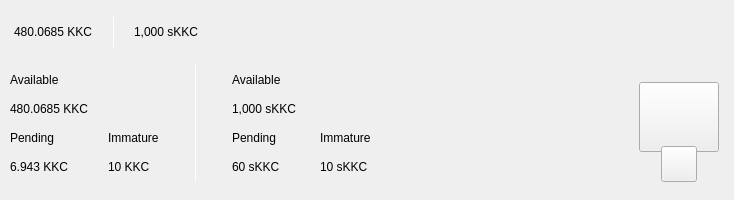
<?xml version="1.0" encoding="UTF-8"?>
<ui version="4.0">
 <class>TopBar</class>
 <widget class="QWidget" name="TopBar">
  <property name="geometry">
   <rect>
    <x>0</x>
    <y>0</y>
    <width>734</width>
    <height>200</height>
   </rect>
  </property>
  <property name="minimumSize">
   <size>
    <width>0</width>
    <height>200</height>
   </size>
  </property>
  <property name="maximumSize">
   <size>
    <width>16777215</width>
    <height>200</height>
   </size>
  </property>
  <property name="windowTitle">
   <string>Form</string>
  </property>
  <layout class="QVBoxLayout" name="verticalLayout_10" stretch="0">
   <property name="spacing">
    <number>0</number>
   </property>
   <property name="leftMargin">
    <number>0</number>
   </property>
   <property name="topMargin">
    <number>0</number>
   </property>
   <property name="rightMargin">
    <number>0</number>
   </property>
   <property name="bottomMargin">
    <number>0</number>
   </property>
   <item>
    <widget class="PFBorderImage" name="containerTop" native="true">
     <layout class="QVBoxLayout" name="verticalLayout_11">
      <property name="spacing">
       <number>0</number>
      </property>
      <property name="leftMargin">
       <number>0</number>
      </property>
      <property name="topMargin">
       <number>0</number>
      </property>
      <property name="rightMargin">
       <number>0</number>
      </property>
      <property name="bottomMargin">
       <number>0</number>
      </property>
      <item>
       <widget class="QWidget" name="top_container_2" native="true">
        <property name="minimumSize">
         <size>
          <width>0</width>
          <height>65</height>
         </size>
        </property>
        <layout class="QHBoxLayout" name="top_container">
         <property name="spacing">
          <number>0</number>
         </property>
         <property name="leftMargin">
          <number>14</number>
         </property>
         <property name="topMargin">
          <number>0</number>
         </property>
         <property name="rightMargin">
          <number>14</number>
         </property>
         <property name="bottomMargin">
          <number>0</number>
         </property>
         <item alignment="Qt::AlignVCenter">
          <widget class="QWidget" name="widgetTopAmount" native="true">
           <property name="sizePolicy">
            <sizepolicy hsizetype="Preferred" vsizetype="Maximum">
             <horstretch>0</horstretch>
             <verstretch>0</verstretch>
            </sizepolicy>
           </property>
           <layout class="QHBoxLayout" name="horizontalLayout_5">
            <property name="spacing">
             <number>0</number>
            </property>
            <property name="leftMargin">
             <number>0</number>
            </property>
            <property name="topMargin">
             <number>0</number>
            </property>
            <property name="rightMargin">
             <number>0</number>
            </property>
            <property name="bottomMargin">
             <number>0</number>
            </property>
            <item alignment="Qt::AlignTop">
             <widget class="QLabel" name="labelAmountTopKKC">
              <property name="minimumSize">
               <size>
                <width>0</width>
                <height>36</height>
               </size>
              </property>
              <property name="styleSheet">
               <string notr="true">padding:0px;margin:0px;</string>
              </property>
              <property name="text">
               <string>480.0685 KKC</string>
              </property>
             </widget>
            </item>
            <item>
             <spacer name="horizontalSpacer_11">
              <property name="orientation">
               <enum>Qt::Horizontal</enum>
              </property>
              <property name="sizeType">
               <enum>QSizePolicy::Fixed</enum>
              </property>
              <property name="sizeHint" stdset="0">
               <size>
                <width>20</width>
                <height>20</height>
               </size>
              </property>
             </spacer>
            </item>
            <item alignment="Qt::AlignVCenter">
             <widget class="QLabel" name="label_16">
              <property name="minimumSize">
               <size>
                <width>1</width>
                <height>30</height>
               </size>
              </property>
              <property name="maximumSize">
               <size>
                <width>1</width>
                <height>30</height>
               </size>
              </property>
              <property name="styleSheet">
               <string notr="true">background-color:white;
padding:0px;
border:none;</string>
              </property>
              <property name="text">
               <string/>
              </property>
             </widget>
            </item>
            <item>
             <spacer name="horizontalSpacer_12">
              <property name="orientation">
               <enum>Qt::Horizontal</enum>
              </property>
              <property name="sizeType">
               <enum>QSizePolicy::Fixed</enum>
              </property>
              <property name="sizeHint" stdset="0">
               <size>
                <width>20</width>
                <height>20</height>
               </size>
              </property>
             </spacer>
            </item>
            <item alignment="Qt::AlignTop">
             <widget class="QLabel" name="labelAmountTopsKKC">
              <property name="minimumSize">
               <size>
                <width>0</width>
                <height>36</height>
               </size>
              </property>
              <property name="text">
               <string>1,000 sKKC</string>
              </property>
             </widget>
            </item>
           </layout>
          </widget>
         </item>
         <item>
          <spacer name="horizontalSpacer">
           <property name="orientation">
            <enum>Qt::Horizontal</enum>
           </property>
           <property name="sizeHint" stdset="0">
            <size>
             <width>40</width>
             <height>20</height>
            </size>
           </property>
          </spacer>
         </item>
         <item>
          <layout class="QHBoxLayout" name="horizontalLayout_4">
           <property name="spacing">
            <number>12</number>
           </property>
           <property name="rightMargin">
            <number>0</number>
           </property>
           <item alignment="Qt::AlignRight">
            <widget class="QWidget" name="layoutSync" native="true">
             <property name="minimumSize">
              <size>
               <width>0</width>
               <height>36</height>
              </size>
             </property>
             <property name="maximumSize">
              <size>
               <width>16777215</width>
               <height>36</height>
              </size>
             </property>
             <layout class="QVBoxLayout" name="verticalLayout_9">
              <property name="leftMargin">
               <number>0</number>
              </property>
              <property name="topMargin">
               <number>0</number>
              </property>
              <property name="rightMargin">
               <number>0</number>
              </property>
              <property name="bottomMargin">
               <number>0</number>
              </property>
              <item>
               <widget class="ExpandableButton" name="pushButtonSync" native="true">
                <property name="minimumSize">
                 <size>
                  <width>36</width>
                  <height>36</height>
                 </size>
                </property>
                <property name="maximumSize">
                 <size>
                  <width>16777215</width>
                  <height>36</height>
                 </size>
                </property>
               </widget>
              </item>
             </layout>
            </widget>
           </item>
           <item>
            <widget class="ExpandableButton" name="pushButtonStack" native="true">
             <property name="minimumSize">
              <size>
               <width>36</width>
               <height>36</height>
              </size>
             </property>
            </widget>
           </item>
           <item>
            <widget class="ExpandableButton" name="pushButtonColdStaking" native="true">
             <property name="minimumSize">
              <size>
               <width>36</width>
               <height>36</height>
              </size>
             </property>
            </widget>
           </item>
           <item>
            <widget class="ExpandableButton" name="pushButtonConnection" native="true">
             <property name="minimumSize">
              <size>
               <width>36</width>
               <height>36</height>
              </size>
             </property>
            </widget>
           </item>
           <item>
            <widget class="ExpandableButton" name="pushButtonLock" native="true">
             <property name="sizePolicy">
              <sizepolicy hsizetype="Expanding" vsizetype="Expanding">
               <horstretch>0</horstretch>
               <verstretch>0</verstretch>
              </sizepolicy>
             </property>
             <property name="minimumSize">
              <size>
               <width>36</width>
               <height>0</height>
              </size>
             </property>
            </widget>
           </item>
           <item>
            <widget class="ExpandableButton" name="pushButtonTheme" native="true">
             <property name="minimumSize">
              <size>
               <width>36</width>
               <height>36</height>
              </size>
             </property>
             <property name="maximumSize">
              <size>
               <width>16777215</width>
               <height>36</height>
              </size>
             </property>
            </widget>
           </item>
           <item>
            <widget class="ExpandableButton" name="pushButtonFAQ" native="true">
             <property name="minimumSize">
              <size>
               <width>36</width>
               <height>36</height>
              </size>
             </property>
            </widget>
           </item>
          </layout>
         </item>
        </layout>
       </widget>
      </item>
      <item>
       <widget class="QWidget" name="bottom_container" native="true">
        <property name="minimumSize">
         <size>
          <width>0</width>
          <height>135</height>
         </size>
        </property>
        <layout class="QHBoxLayout" name="botton_container">
         <property name="leftMargin">
          <number>10</number>
         </property>
         <property name="topMargin">
          <number>0</number>
         </property>
         <property name="rightMargin">
          <number>10</number>
         </property>
         <property name="bottomMargin">
          <number>10</number>
         </property>
         <item>
          <layout class="QHBoxLayout" name="horizontalLayout_3">
           <property name="bottomMargin">
            <number>9</number>
           </property>
           <item>
            <layout class="QVBoxLayout" name="verticalLayout_7">
             <property name="spacing">
              <number>0</number>
             </property>
             <property name="leftMargin">
              <number>0</number>
             </property>
             <property name="rightMargin">
              <number>30</number>
             </property>
             <item>
              <layout class="QVBoxLayout" name="verticalLayout_2">
               <item>
                <widget class="QLabel" name="labelTitle1">
                 <property name="text">
                  <string>Available</string>
                 </property>
                </widget>
               </item>
               <item>
                <widget class="QLabel" name="labelAmountKKC">
                 <property name="text">
                  <string>480.0685 KKC</string>
                 </property>
                </widget>
               </item>
              </layout>
             </item>
             <item>
              <layout class="QHBoxLayout" name="horizontalLayout_2">
               <property name="spacing">
                <number>0</number>
               </property>
               <item>
                <layout class="QVBoxLayout" name="verticalLayout_3">
                 <item>
                  <widget class="QLabel" name="labelTitle3">
                   <property name="text">
                    <string>Pending</string>
                   </property>
                  </widget>
                 </item>
                 <item>
                  <widget class="QLabel" name="labelPendingKKC">
                   <property name="text">
                    <string>6.943 KKC</string>
                   </property>
                  </widget>
                 </item>
                </layout>
               </item>
               <item>
                <spacer name="horizontalSpacer_3">
                 <property name="orientation">
                  <enum>Qt::Horizontal</enum>
                 </property>
                 <property name="sizeType">
                  <enum>QSizePolicy::Fixed</enum>
                 </property>
                 <property name="sizeHint" stdset="0">
                  <size>
                   <width>40</width>
                   <height>20</height>
                  </size>
                 </property>
                </spacer>
               </item>
               <item>
                <layout class="QVBoxLayout" name="verticalLayout_4">
                 <item>
                  <widget class="QLabel" name="labelTitle4">
                   <property name="text">
                    <string>Immature</string>
                   </property>
                  </widget>
                 </item>
                 <item>
                  <widget class="QLabel" name="labelImmatureKKC">
                   <property name="text">
                    <string>10 KKC</string>
                   </property>
                  </widget>
                 </item>
                </layout>
               </item>
              </layout>
             </item>
            </layout>
           </item>
           <item>
            <widget class="QLabel" name="label_9">
             <property name="minimumSize">
              <size>
               <width>1</width>
               <height>100</height>
              </size>
             </property>
             <property name="maximumSize">
              <size>
               <width>1</width>
               <height>16777215</height>
              </size>
             </property>
             <property name="styleSheet">
              <string notr="true">background-color:white;
padding:0px;
border:none;</string>
             </property>
             <property name="text">
              <string/>
             </property>
            </widget>
           </item>
           <item>
            <layout class="QVBoxLayout" name="verticalLayout_8">
             <property name="spacing">
              <number>0</number>
             </property>
             <property name="leftMargin">
              <number>30</number>
             </property>
             <item>
              <layout class="QVBoxLayout" name="verticalLayout">
               <item>
                <widget class="QLabel" name="labelTitle2">
                 <property name="text">
                  <string>Available</string>
                 </property>
                </widget>
               </item>
               <item>
                <widget class="QLabel" name="labelAmountsKKC">
                 <property name="text">
                  <string>1,000 sKKC</string>
                 </property>
                </widget>
               </item>
              </layout>
             </item>
             <item>
              <layout class="QHBoxLayout" name="horizontalLayout">
               <property name="spacing">
                <number>0</number>
               </property>
               <item>
                <layout class="QVBoxLayout" name="verticalLayout_5">
                 <item>
                  <widget class="QLabel" name="labelTitle5">
                   <property name="text">
                    <string>Pending</string>
                   </property>
                  </widget>
                 </item>
                 <item>
                  <widget class="QLabel" name="labelPendingsKKC">
                   <property name="text">
                    <string>60 sKKC</string>
                   </property>
                  </widget>
                 </item>
                </layout>
               </item>
               <item>
                <spacer name="horizontalSpacer_4">
                 <property name="orientation">
                  <enum>Qt::Horizontal</enum>
                 </property>
                 <property name="sizeType">
                  <enum>QSizePolicy::Fixed</enum>
                 </property>
                 <property name="sizeHint" stdset="0">
                  <size>
                   <width>40</width>
                   <height>20</height>
                  </size>
                 </property>
                </spacer>
               </item>
               <item>
                <layout class="QVBoxLayout" name="verticalLayout_6">
                 <item>
                  <widget class="QLabel" name="labelTitle6">
                   <property name="text">
                    <string>Immature</string>
                   </property>
                  </widget>
                 </item>
                 <item>
                  <widget class="QLabel" name="labelImmaturesKKC">
                   <property name="text">
                    <string>10 sKKC</string>
                   </property>
                  </widget>
                 </item>
                </layout>
               </item>
              </layout>
             </item>
            </layout>
           </item>
          </layout>
         </item>
         <item>
          <spacer name="horizontalSpacer_2">
           <property name="orientation">
            <enum>Qt::Horizontal</enum>
           </property>
           <property name="sizeHint" stdset="0">
            <size>
             <width>40</width>
             <height>20</height>
            </size>
           </property>
          </spacer>
         </item>
         <item alignment="Qt::AlignHCenter|Qt::AlignVCenter">
          <widget class="QWidget" name="qrContainer" native="true">
           <property name="sizePolicy">
            <sizepolicy hsizetype="Preferred" vsizetype="Minimum">
             <horstretch>0</horstretch>
             <verstretch>0</verstretch>
            </sizepolicy>
           </property>
           <property name="minimumSize">
            <size>
             <width>90</width>
             <height>110</height>
            </size>
           </property>
           <property name="maximumSize">
            <size>
             <width>90</width>
             <height>110</height>
            </size>
           </property>
           <layout class="QVBoxLayout" name="containerQR">
            <property name="spacing">
             <number>0</number>
            </property>
            <property name="leftMargin">
             <number>5</number>
            </property>
            <property name="topMargin">
             <number>10</number>
            </property>
            <property name="rightMargin">
             <number>5</number>
            </property>
            <property name="bottomMargin">
             <number>0</number>
            </property>
            <item>
             <widget class="QPushButton" name="btnQr">
              <property name="minimumSize">
               <size>
                <width>70</width>
                <height>70</height>
               </size>
              </property>
              <property name="maximumSize">
               <size>
                <width>16777215</width>
                <height>70</height>
               </size>
              </property>
              <property name="focusPolicy">
               <enum>Qt::NoFocus</enum>
              </property>
              <property name="text">
               <string/>
              </property>
              <property name="iconSize">
               <size>
                <width>70</width>
                <height>70</height>
               </size>
              </property>
             </widget>
            </item>
            <item>
             <spacer name="verticalSpacer">
              <property name="orientation">
               <enum>Qt::Vertical</enum>
              </property>
              <property name="sizeType">
               <enum>QSizePolicy::Fixed</enum>
              </property>
              <property name="sizeHint" stdset="0">
               <size>
                <width>20</width>
                <height>20</height>
               </size>
              </property>
             </spacer>
            </item>
            <item alignment="Qt::AlignHCenter|Qt::AlignBottom">
             <widget class="QPushButton" name="pushButtonQR">
              <property name="minimumSize">
               <size>
                <width>36</width>
                <height>36</height>
               </size>
              </property>
              <property name="maximumSize">
               <size>
                <width>36</width>
                <height>36</height>
               </size>
              </property>
              <property name="focusPolicy">
               <enum>Qt::NoFocus</enum>
              </property>
              <property name="text">
               <string/>
              </property>
             </widget>
            </item>
           </layout>
          </widget>
         </item>
        </layout>
       </widget>
      </item>
     </layout>
    </widget>
   </item>
  </layout>
 </widget>
 <customwidgets>
  <customwidget>
   <class>ExpandableButton</class>
   <extends>QWidget</extends>
   <header>qt/kabberry/expandablebutton.h</header>
   <container>1</container>
  </customwidget>
  <customwidget>
   <class>PFBorderImage</class>
   <extends>QFrame</extends>
   <header>qt/kabberry/pfborderimage.h</header>
   <container>1</container>
  </customwidget>
 </customwidgets>
 <resources/>
 <connections/>
</ui>
